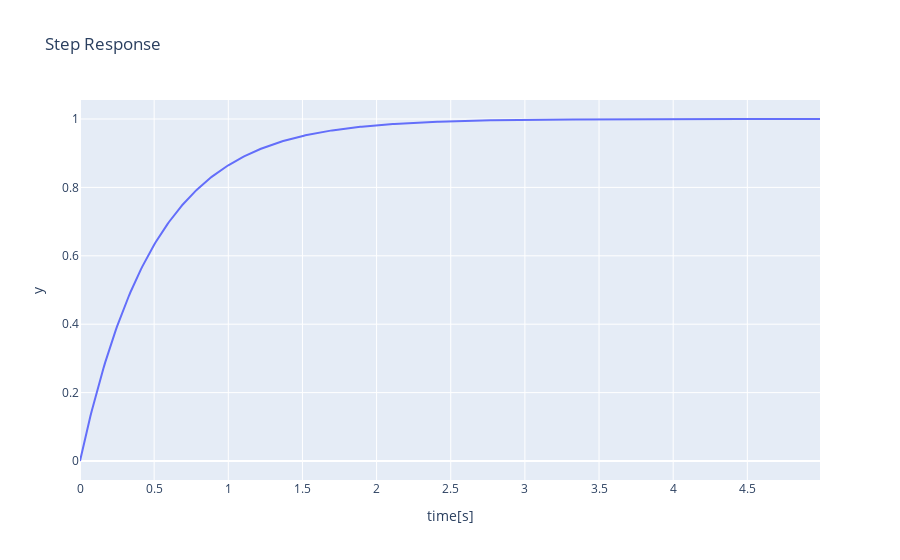

Notebook code cell kept with this figure:
### Markdown cell above
## ステップ応答

### Code cell
data_step = [
    plotly.graph_objects.Scatter(x=t, y=y, name="P")
]
layout_step = plotly.graph_objs.Layout(
    title="Step Response",
    legend={"x":0.8, "y":0.8},
    xaxis={"title":"time[s]"},
    yaxis={"title":"y"},
)
fig_step = plotly.graph_objs.Figure(data=data_step, layout=layout_step)

plotly.offline.iplot(fig_step)

### Figure 1 — Plotly figure (JSON) as saved in the notebook; plotly's stock layout.template omitted (floating-point values rounded to 4 significant figures; data arrays with more than 128 entries replaced by an {"elided": "..."} marker saying what was removed)
{"data": [{"name": "P", "type": "scatter", "x": {"elided": "500 float values"}, "y": {"elided": "500 float values"}}], "layout": {"autosize": true, "legend": {"x": 0.8, "y": 0.8}, "title": {"text": "Step Response"}, "xaxis": {"autorange": true, "range": [0, 4.99], "title": {"text": "time[s]"}, "type": "linear"}, "yaxis": {"autorange": true, "range": [-0.05555, 1.056], "title": {"text": "y"}, "type": "linear"}}}
